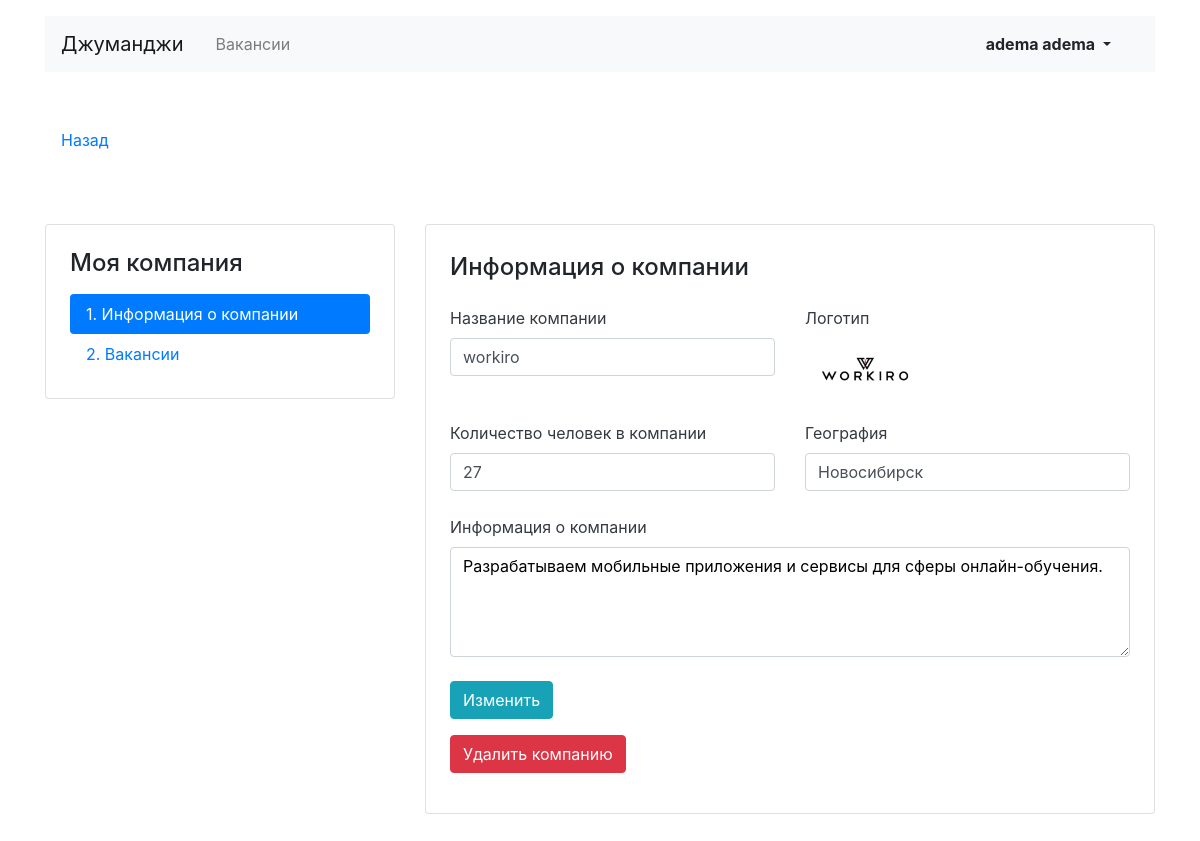
The app's page /user/company/1 (signed in) with its own data.
### JunJob/models.py (models this page shows)
class Company(models.Model):
    name = models.CharField(max_length=45)
    location = models.CharField(max_length=30)
    logo = models.ImageField(upload_to=settings.MEDIA_COMPANY_IMAGE_DIR, max_length=500000)
    description = models.TextField()
    employee_count = models.IntegerField()
    owner = models.OneToOneField(User, on_delete=models.CASCADE, related_name='company', null=True)

### JunJob/Views/views_company.py (the view)
# urls.py: path('user/company/<int:pk>', views_company.UserCompany.as_view(), name='user_company'),
class UserCompany(DetailView):
    model = models.Company
    context_object_name = 'company'
    template_name = 'about_company/MyCompany.html'

### JunJob/templates/about_company/MyCompany.html
{% extends 'base.html' %}
{% block container %}
  <main class="container mt-3 pb-5">
      <div class="navbar mt-5">
          <p><a href="javascript:history.back()">Назад</a></p>
      </div>
    <div class="row mt-5">
      <div class="col-12 col-lg-4">
        <aside class="pt-3 pb-4 px-4 mb-5 card">
          <h1 class="h4 pt-2 pb-2">Моя компания</h1>
          <div class="nav flex-column nav-pills">
            <a class="nav-link active" href="{% url 'user_company' request.user.company.id %}">1. Информация о&nbsp;компании</a>
            <a class="nav-link" href="{% url 'my_vacancies' %}">2. Вакансии</a>
          </div>
        </aside>
      </div>
      <div class="col-12 col-lg-8">
        <div class="card">
          <div class="card-body px-4 pb-4">
            <section class="tab-pane fade show active">
              <h2 class="h4 pt-2 pb-3">Информация о&nbsp;компании</h2>
              <form enctype="multipart/form-data">
                   <div class="row">
                  <div class="col-12 col-md-6">
                    <div class="form-group pb-2">
                      <label class="mb-2 text-dark">Название компании</label>
                      <input class="form-control" type="text" value="{{ company.name }}">
                    </div>
                  </div>
                  <div class="col-12 col-md-6">
                    <div class="form-group">
                      <label class="mb-2 text-dark">Логотип</label>
                      <div class="row align-items-center">
                        <div class="col-6">
                          <img src="{{ company.logo.url }}" alt="" style="max-width: 120px;height: auto;">
                        </div>
                      </div>
                    </div>
                  </div>
                </div>
                <div class="row">
                  <div class="col-12 col-md-6">
                    <div class="form-group pb-2">
                      <label class="mb-2 text-dark">Количество человек в компании</label>
                      <input class="form-control" type="text" value="{{ company.employee_count }}">
                    </div>
                  </div>
                  <div class="col-12 col-md-6">
                    <div class="form-group pb-2">
                      <label class="mb-2 text-dark">География</label>
                      <input class="form-control" type="text" value="{{ company.location }}">
                    </div>
                  </div>
                </div>
                <div class="form-group pb-2">
                  <label class="mb-2 text-dark" for="companyInfo">Информация о&nbsp;компании</label>
                  <textarea class="form-control" rows="4" id="companyInfo"
                            style="color:#000;">{{ company.description }}</textarea>
                </div>
                  <div class="form-group">
                      <a class="btn btn-info" href="{% url 'my_company_edit' company.id %}">Изменить</a>
                  </div>
                  <div class="form-group">
                      <a class="btn btn-danger" href="{% url 'delete_company' %}">Удалить компанию</a>
                  </div>
              </form>
            </section>
          </div>
        </div>
      </div>
    </div>
  </main>
{% endblock %}

### JunJob/templates/base.html (shortened to what this page needs)
<!DOCTYPE html>
<html lang="ru">
<head>
  <link rel="stylesheet" href="https://stackpath.bootstrapcdn.com/bootstrap/4.3.1/css/bootstrap.min.css">
</head>
<body>
  <header class="container mt-3">
    <nav class="navbar navbar-expand-lg navbar-light bg-light">
      <a class="navbar-brand mr-4" href="{% url 'main' %}">Джуманджи</a>
      <div class="collapse navbar-collapse justify-content-between" id="navbarNav">
        <ul class="navbar-nav col-10">
          <li class="nav-item">
            <a class="nav-link" href="{% url 'vacancies' %}">Вакансии</a>
          </li>
        </ul>
        <ul class="navbar-nav col-2 justify-content-end">
          {% if user.is_authenticated %}
          <li class="nav-item active">
            <div class="btn-group">
              <button type="button" class="btn dropdown-toggle font-weight-bold" data-toggle="dropdown" aria-haspopup="true" aria-expanded="false">
                {% if request.user.first_name and request.user.last_name %}
                {{ request.user.first_name }} {{ request.user.last_name }}
                {% else %}
                Имя Фамилия
                {% endif %}
              </button>
            </div>
          </li>
          {% else %}
          <li class="nav-item active">
            <a href="{% url 'login' %}" class="nav-link font-weight-bold">Вход</a>
          </li>
          {% endif %}
        </ul>
      </div>
    </nav>
  </header>
  {% block container %}
  {% endblock %}
</body>
</html>

### records on screen
Company: name "workiro", logo (picture), employee_count "27", location "Новосибирск", description "Разрабатываем мобильные приложения и сервисы для сферы онлайн-обучения."

### other values on screen
{{ request.user.first_name }} "adema"
{{ request.user.last_name }} "adema"
